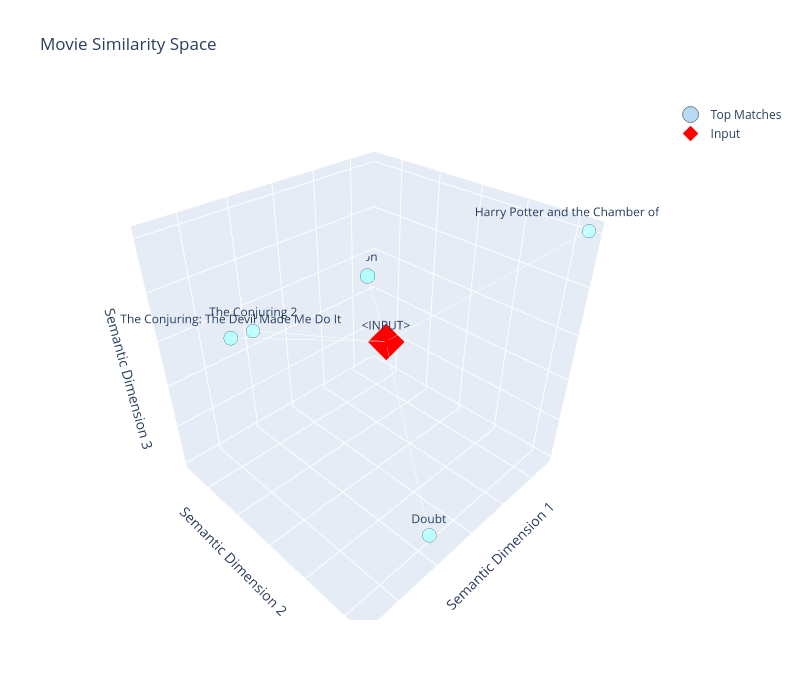

Notebook code cell kept with this figure:
### Code cell
predictor.visualize_predictions()

### Figure 1 — Plotly figure (JSON) as saved in the notebook; plotly's stock layout.template omitted (floating-point values rounded to 4 significant figures)
{"data": [{"hoverinfo": "text", "hovertext": ["The Lion King<br>Score: 0.456", "The Conjuring: The Devil Made Me Do It<br>Score: 0.410", "Doubt<br>Score: 0.408", "The Conjuring 2<br>Score: 0.387", "Harry Potter and the Chamber of Secrets<br>Score: 0.383"], "marker": {"color": ["rgba(30,136,229,0.4562474191188812)", "rgba(30,136,229,0.4100819230079651)", "rgba(30,136,229,0.40844395756721497)", "rgba(30,136,229,0.38652974367141724)", "rgba(30,136,229,0.3830794095993042)"], "line": {"color": "DarkSlateGrey", "width": 1}, "size": [17.12, 16.2, 16.17, 15.73, 15.66]}, "mode": "markers+text", "name": "Top Matches", "text": ["The Lion King", "The Conjuring: The Devil Made Me Do It", "Doubt", "The Conjuring 2", "Harry Potter and the Chamber of Secrets"], "textposition": "top center", "type": "scatter3d", "x": [-0.4648, 0.4678, 0.1392, 0.5314, -0.5046], "y": [-0.5282, -0.217, 0.3971, 0.01811, 0.4563], "z": [-0.1033, 0.1318, -0.5936, 0.2941, 0.4096]}, {"hoverinfo": "text", "marker": {"color": "red", "size": 12, "symbol": "diamond"}, "mode": "markers+text", "name": "Input", "text": ["<INPUT>"], "textposition": "top center", "type": "scatter3d", "x": [-0.169], "y": [-0.1264], "z": [-0.1386]}, {"hoverinfo": "none", "line": {"color": "rgba(150,150,150,0.31937319338321685)", "width": 1}, "mode": "lines", "showlegend": false, "type": "scatter3d", "x": [-0.169, -0.4648], "y": [-0.1264, -0.5282], "z": [-0.1386, -0.1033]}, {"hoverinfo": "none", "line": {"color": "rgba(150,150,150,0.28705734610557554)", "width": 1}, "mode": "lines", "showlegend": false, "type": "scatter3d", "x": [-0.169, 0.4678], "y": [-0.1264, -0.217], "z": [-0.1386, 0.1318]}, {"hoverinfo": "none", "line": {"color": "rgba(150,150,150,0.2859107702970505)", "width": 1}, "mode": "lines", "showlegend": false, "type": "scatter3d", "x": [-0.169, 0.1392], "y": [-0.1264, 0.3971], "z": [-0.1386, -0.5936]}, {"hoverinfo": "none", "line": {"color": "rgba(150,150,150,0.27057082056999204)", "width": 1}, "mode": "lines", "showlegend": false, "type": "scatter3d", "x": [-0.169, 0.5314], "y": [-0.1264, 0.01811], "z": [-0.1386, 0.2941]}, {"hoverinfo": "none", "line": {"color": "rgba(150,150,150,0.2681555867195129)", "width": 1}, "mode": "lines", "showlegend": false, "type": "scatter3d", "x": [-0.169, -0.5046], "y": [-0.1264, 0.4563], "z": [-0.1386, 0.4096]}], "layout": {"height": 700, "scene": {"xaxis": {"showticklabels": false, "title": {"text": "Semantic Dimension 1"}}, "yaxis": {"showticklabels": false, "title": {"text": "Semantic Dimension 2"}}, "zaxis": {"showticklabels": false, "title": {"text": "Semantic Dimension 3"}}}, "showlegend": true, "title": {"text": "Movie Similarity Space"}, "width": 800}}
